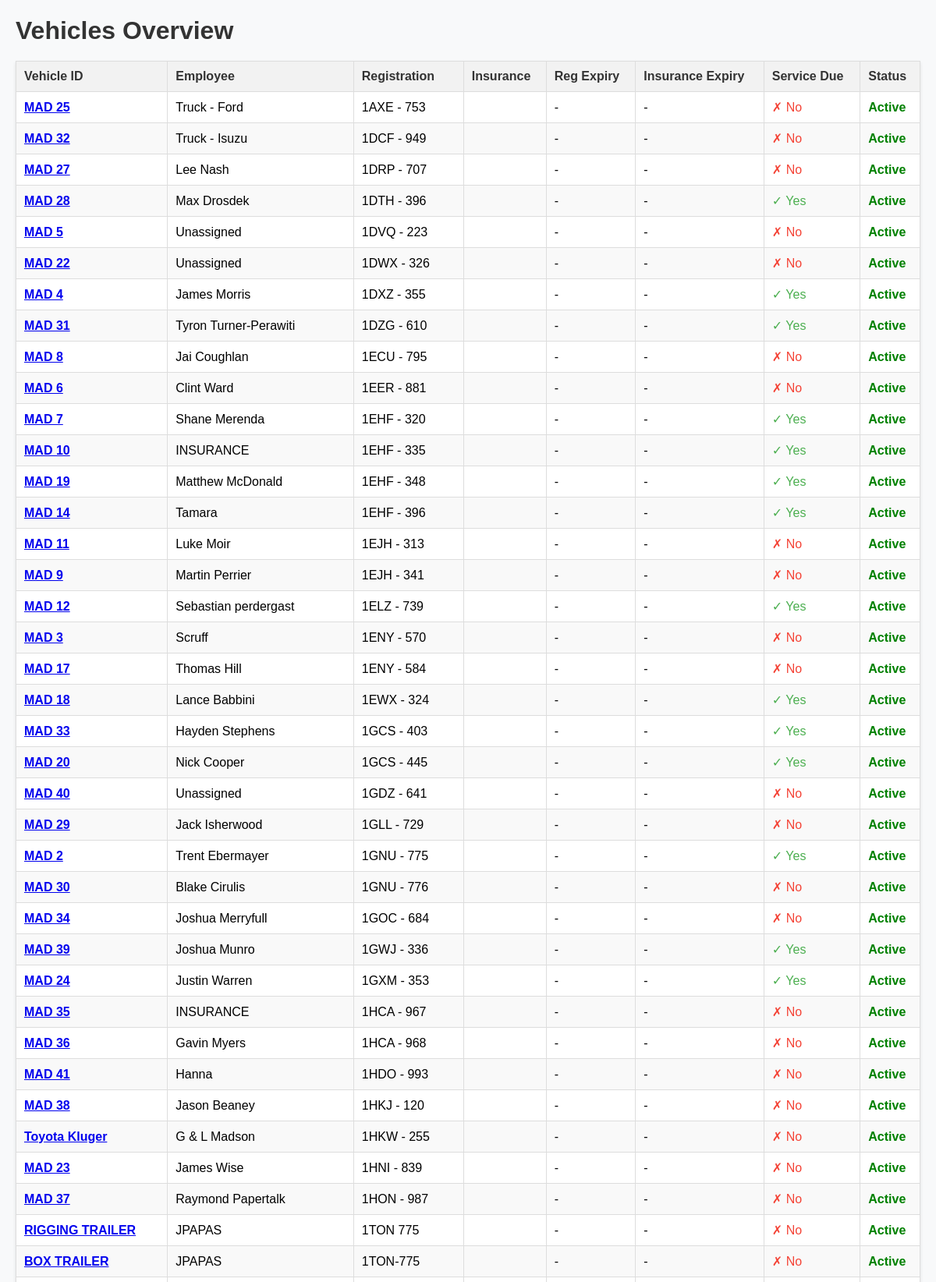
The page / (upper part) on the database its author committed.
### vehicle_management/models.py (models this page shows, shortened)
class Vehicle(models.Model):
    STATUS_CHOICES = (
        ('active', 'Active'),
        ('maintenance', 'In Maintenance'),
        ('off_road', 'Off Road'),
        ('decommissioned', 'Decommissioned'),
    )
    assigned_employee = models.ForeignKey(
        Employee,
        on_delete=models.SET_NULL,
        null=True,
        blank=True,
        related_name='assigned_vehicles'
    )
    name = models.CharField(max_length=100, verbose_name="Vehicle ID")  # Vehicle name/ID (e.g., "MAD 2")
    employee_name = models.CharField(max_length=100, blank=True, verbose_name="Employee")  # Name of employee assigned
    make = models.CharField(max_length=100)
    model = models.CharField(max_length=100)
    year = models.IntegerField()
    drive_type = models.CharField(max_length=10, choices=[('2x4', '2x4'), ('4x4', '4x4')], blank=True)
    registration = models.CharField(max_length=20, unique=True, verbose_name="Registration")
    registration_expiry = models.DateField(null=True, blank=True, verbose_name="Reg Expiry")
    vin = models.CharField(max_length=50, unique=True, verbose_name="VIN")
    engine_number = models.CharField(max_length=50, blank=True)
    fuel_card_number = models.CharField(max_length=50, blank=True)
    insurance_company = models.CharField(max_length=100, blank=True, verbose_name="Insurance")
    insurance_expiry = models.DateField(null=True, blank=True, verbose_name="Insurance Expiry")
    status = models.CharField(max_length=20, choices=STATUS_CHOICES, default='active', verbose_name="Status")
    purchase_date = models.DateField()
    current_mileage = models.IntegerField(default=0)
    tyre_size = models.CharField(max_length=50, blank=True)
    rim_color = models.CharField(max_length=50, blank=True)
    last_service_date = models.DateField(null=True, blank=True)
    last_service_mileage = models.IntegerField(null=True, blank=True)
    service_interval_months = models.IntegerField(default=6)
    service_interval_miles = models.IntegerField(default=10000)
    next_major_service_date = models.DateField(null=True, blank=True)
    notes = models.TextField(blank=True)
    assigned_to = models.ForeignKey(User, on_delete=models.SET_NULL, null=True, blank=True, related_name='assigned_vehicles')
    @property
    def next_service_date(self):
        if not self.last_service_date:
            return None
        return self.last_service_date + timedelta(days=self.service_interval_months * 30)
    @property
    def service_due_status(self):
        if not self.next_service_date:
            return "✗ No"
        days_until_service = (self.next_service_date - date.today()).days
        if days_until_service < 0:
            return "✗ No"  # Overdue
        elif days_until_service <= 30:
            return "⚠️ Soon"  # Due soon
        else:
            return "✓ Yes"  # Not due yet

### vehicle_management/views.py (the view)
# urls.py: path('', views.vehicle_list, name='home'),
def vehicle_list(request):
    vehicles = Vehicle.objects.all().order_by('registration')
    return render(request, 'vehicle_management/vehicle_list.html', {'vehicles': vehicles})

### vehicle_management/templates/vehicle_management/vehicle_list.html (shortened to what this page needs)
{% load static %}
<!DOCTYPE html>
<html>
<head>
</head>
<body>
    <h1>Vehicles Overview</h1>
    <table class="vehicle-table">
        <thead>
            <tr>
                <th>Vehicle ID</th>
                <th>Employee</th>
                <th>Registration</th>
                <th>Insurance</th>
                <th>Reg Expiry</th>
                <th>Insurance Expiry</th>
                <th>Service Due</th>
                <th>Status</th>
            </tr>
        </thead>
        <tbody>
            {% for vehicle in vehicles %}
            <tr>
                <td class="vehicle-id">
                    <a href="{% url 'admin:vehicle_management_vehicle_change' vehicle.id %}">
                        {{ vehicle.name }}
                    </a>
                </td>
                <td>{{ vehicle.employee_name|default:"Unassigned" }}</td>
                <td>{{ vehicle.registration }}</td>
                <td>{{ vehicle.insurance_company }}</td>
                <td>{{ vehicle.registration_expiry|date:"d/m/Y"|default:"-" }}</td>
                <td>{{ vehicle.insurance_expiry|date:"d/m/Y"|default:"-" }}</td>
                <td>
                    {% if vehicle.service_due_status == "✓ Yes" %}
                        <span class="service-due-ok">✓ Yes</span>
                    {% elif vehicle.service_due_status == "⚠️ Soon" %}
                        <span class="service-due-soon">⚠️ Soon</span>
                    {% else %}
                        <span class="service-due-overdue">✗ No</span>
                    {% endif %}
                </td>
                <td class="status-{{ vehicle.status }}">
                    {{ vehicle.get_status_display }}
                </td>
            </tr>
            {% empty %}
            <tr>
                <td colspan="8">No vehicles found</td>
            </tr>
            {% endfor %}
        </tbody>
    </table>
</body>
</html>

### vehicle_management/templates/vehicle_management/vehicle_list.html (style rules this page uses)
body { font-family: Arial, sans-serif; margin: 20px; background-color: #f8f9fa; }
h1 { color: #333; margin-bottom: 20px; }
.vehicle-table { width: 100%; border-collapse: collapse; margin-top: 20px; box-shadow: 0 2px 4px rgba(0,0,0,0.1); }
.vehicle-table th, .vehicle-table td { border: 1px solid #ddd; padding: 10px; text-align: left; }
.vehicle-table th { background-color: #f2f2f2; font-weight: bold; color: #333; }
.vehicle-table tr:nth-child(even) { background-color: #f9f9f9; }
.vehicle-table tr:nth-child(odd) { background-color: #ffffff; }
.vehicle-id { font-weight: bold; color: #0d6efd; }
.status-active { color: green; font-weight: bold; }
.service-due-overdue { color: #f44336; }
.service-due-ok { color: #4caf50; }

### rows shown on the page
Vehicle: name "MAD 25", employee_name "Truck - Ford", registration "1AXE - 753", registration_expiry "-", insurance_expiry "-", last_service_date "✗ No", status "Active"
Vehicle: name "MAD 32", employee_name "Truck - Isuzu", registration "1DCF - 949", registration_expiry "-", insurance_expiry "-", last_service_date "✗ No", status "Active"
Vehicle: name "MAD 27", employee_name "Lee Nash", registration "1DRP - 707", registration_expiry "-", insurance_expiry "-", last_service_date "✗ No", status "Active"
Vehicle: name "MAD 28", employee_name "Max Drosdek", registration "1DTH - 396", registration_expiry "-", insurance_expiry "-", last_service_date "✓ Yes", status "Active"
Vehicle: name "MAD 5", employee_name "Unassigned", registration "1DVQ - 223", registration_expiry "-", insurance_expiry "-", last_service_date "✗ No", status "Active"
Vehicle: name "MAD 22", employee_name "Unassigned", registration "1DWX - 326", registration_expiry "-", insurance_expiry "-", last_service_date "✗ No", status "Active"
Vehicle: name "MAD 4", employee_name "James Morris", registration "1DXZ - 355", registration_expiry "-", insurance_expiry "-", last_service_date "✓ Yes", status "Active"
Vehicle: name "MAD 31", employee_name "Tyron Turner-Perawiti", registration "1DZG - 610", registration_expiry "-", insurance_expiry "-", last_service_date "✓ Yes", status "Active"
Vehicle: name "MAD 8", employee_name "Jai Coughlan", registration "1ECU - 795", registration_expiry "-", insurance_expiry "-", last_service_date "✗ No", status "Active"
Vehicle: name "MAD 6", employee_name "Clint Ward", registration "1EER - 881", registration_expiry "-", insurance_expiry "-", last_service_date "✗ No", status "Active"
Vehicle: name "MAD 7", employee_name "Shane Merenda", registration "1EHF - 320", registration_expiry "-", insurance_expiry "-", last_service_date "✓ Yes", status "Active"
Vehicle: name "MAD 10", employee_name "INSURANCE", registration "1EHF - 335", registration_expiry "-", insurance_expiry "-", last_service_date "✓ Yes", status "Active"
Vehicle: name "MAD 19", employee_name "Matthew McDonald", registration "1EHF - 348", registration_expiry "-", insurance_expiry "-", last_service_date "✓ Yes", status "Active"
Vehicle: name "MAD 14", employee_name "Tamara", registration "1EHF - 396", registration_expiry "-", insurance_expiry "-", last_service_date "✓ Yes", status "Active"
Vehicle: name "MAD 11", employee_name "Luke Moir", registration "1EJH - 313", registration_expiry "-", insurance_expiry "-", last_service_date "✗ No", status "Active"
Vehicle: name "MAD 9", employee_name "Martin Perrier", registration "1EJH - 341", registration_expiry "-", insurance_expiry "-", last_service_date "✗ No", status "Active"
Vehicle: name "MAD 12", employee_name "Sebastian perdergast", registration "1ELZ - 739", registration_expiry "-", insurance_expiry "-", last_service_date "✓ Yes", status "Active"
Vehicle: name "MAD 3", employee_name "Scruff", registration "1ENY - 570", registration_expiry "-", insurance_expiry "-", last_service_date "✗ No", status "Active"
Vehicle: name "MAD 17", employee_name "Thomas Hill", registration "1ENY - 584", registration_expiry "-", insurance_expiry "-", last_service_date "✗ No", status "Active"
Vehicle: name "MAD 18", employee_name "Lance Babbini", registration "1EWX - 324", registration_expiry "-", insurance_expiry "-", last_service_date "✓ Yes", status "Active"
Vehicle: name "MAD 33", employee_name "Hayden Stephens", registration "1GCS - 403", registration_expiry "-", insurance_expiry "-", last_service_date "✓ Yes", status "Active"
Vehicle: name "MAD 20", employee_name "Nick Cooper", registration "1GCS - 445", registration_expiry "-", insurance_expiry "-", last_service_date "✓ Yes", status "Active"
Vehicle: name "MAD 40", employee_name "Unassigned", registration "1GDZ - 641", registration_expiry "-", insurance_expiry "-", last_service_date "✗ No", status "Active"
Vehicle: name "MAD 29", employee_name "Jack Isherwood", registration "1GLL - 729", registration_expiry "-", insurance_expiry "-", last_service_date "✗ No", status "Active"
Vehicle: name "MAD 2", employee_name "Trent Ebermayer", registration "1GNU - 775", registration_expiry "-", insurance_expiry "-", last_service_date "✓ Yes", status "Active"
Vehicle: name "MAD 30", employee_name "Blake Cirulis", registration "1GNU - 776", registration_expiry "-", insurance_expiry "-", last_service_date "✗ No", status "Active"
Vehicle: name "MAD 34", employee_name "Joshua Merryfull", registration "1GOC - 684", registration_expiry "-", insurance_expiry "-", last_service_date "✗ No", status "Active"
Vehicle: name "MAD 39", employee_name "Joshua Munro", registration "1GWJ - 336", registration_expiry "-", insurance_expiry "-", last_service_date "✓ Yes", status "Active"
Vehicle: name "MAD 24", employee_name "Justin Warren", registration "1GXM - 353", registration_expiry "-", insurance_expiry "-", last_service_date "✓ Yes", status "Active"
Vehicle: name "MAD 35", employee_name "INSURANCE", registration "1HCA - 967", registration_expiry "-", insurance_expiry "-", last_service_date "✗ No", status "Active"
Vehicle: name "MAD 36", employee_name "Gavin Myers", registration "1HCA - 968", registration_expiry "-", insurance_expiry "-", last_service_date "✗ No", status "Active"
Vehicle: name "MAD 41", employee_name "Hanna", registration "1HDO - 993", registration_expiry "-", insurance_expiry "-", last_service_date "✗ No", status "Active"
Vehicle: name "MAD 38", employee_name "Jason Beaney", registration "1HKJ - 120", registration_expiry "-", insurance_expiry "-", last_service_date "✗ No", status "Active"
Vehicle: name "Toyota Kluger", employee_name "G & L Madson", registration "1HKW - 255", registration_expiry "-", insurance_expiry "-", shows "✗ No", status "Active"
Vehicle: name "MAD 23", employee_name "James Wise", registration "1HNI - 839", registration_expiry "-", insurance_expiry "-", last_service_date "✗ No", status "Active"
Vehicle: name "MAD 37", employee_name "Raymond Papertalk", registration "1HON - 987", registration_expiry "-", insurance_expiry "-", last_service_date "✗ No", status "Active"
Vehicle: name "RIGGING TRAILER", employee_name "JPAPAS", registration "1TON 775", registration_expiry "-", insurance_expiry "-", shows "✗ No", status "Active"
Vehicle: name "BOX TRAILER", employee_name "JPAPAS", registration "1TON-775", registration_expiry "-", insurance_expiry "-", shows "✗ No", status "Active"
